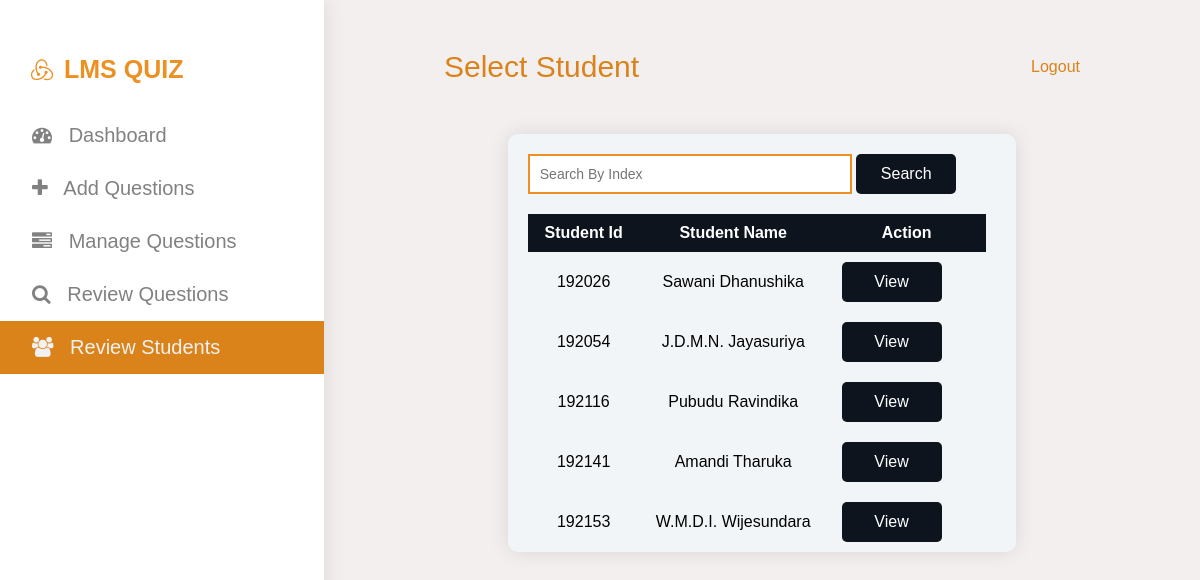
Before: /admin/review_students.php (signed in) with the older database file.
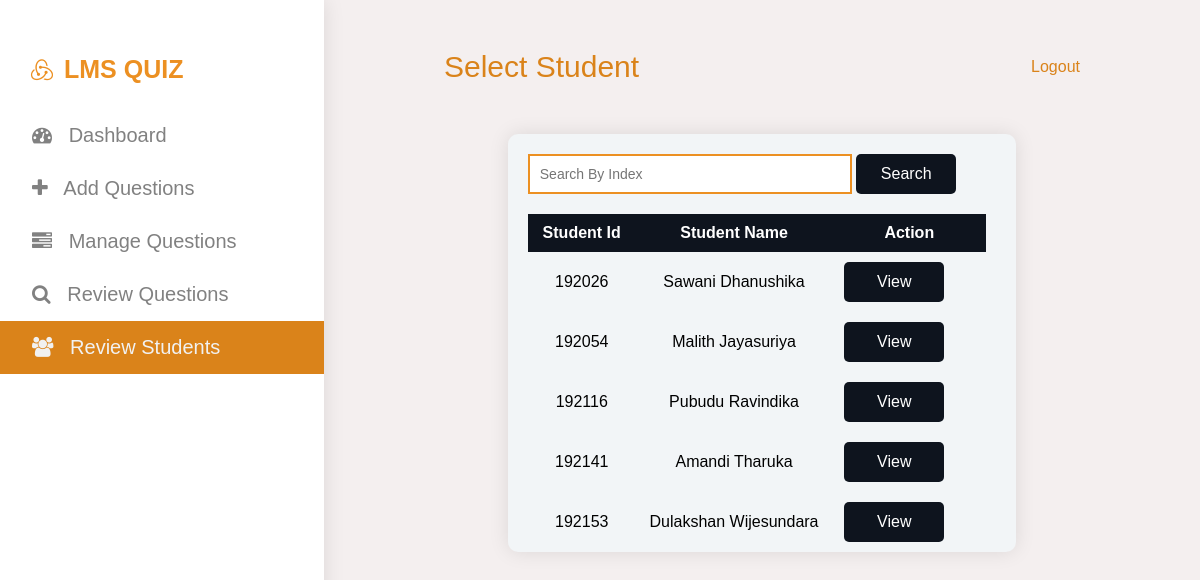
After: the same page with the newer database file.
### tables this page shows
CREATE TABLE `student_table` (
  `student_id` int(11) NOT NULL,
  `student_name` varchar(100) NOT NULL,
  `student_password` varchar(100) NOT NULL
);

### admin/review_students.php (the view, shortened to what this page needs)
<?php
require("../db_config/db_config.php");
?>
<!DOCTYPE html>
<html lang="en">
<head>
    <link rel="stylesheet" href="styles/review_students.css">
    <link rel="stylesheet" href="https://cdnjs.cloudflare.com/ajax/libs/font-awesome/4.7.0/css/font-awesome.min.css">
    <link rel="stylesheet" href="https://cdn.jsdelivr.net/npm/boxicons@latest/css/boxicons.min.css">
</head>
<body>
    <div class="container">
        <?php include "./components/sidebar.php" ?>
        <div class="main">
            <div class="col-div-6">
                <span style="font-size: 30px; cursor: pointer; color: #da831a;" class="nav">Select Student</span>
                <a style="color: #da831a; text-decoration: none; margin-top: 8px;" href="logout.php">Logout</a>
            </div>
            <div class="sub-container">
                <div class="add">
                    <div class="questions">
                        <div class="content">
                            <div class="search">
                                <input type="text" placeholder="Search By Index">
                                <button class="btn">Search</button>
                            </div>
                            <table>
                                <thead>
                                    <th>Student Id</th>
                                    <th>Student Name</th>
                                    <th>Action</th>
                                </thead>
                                <tbody>
                                    <?php
                                        $sql = "SELECT * FROM `student_table`";
                                        $result = mysqli_query($conn, $sql);
                                        if (mysqli_num_rows($result) > 0) {
                                          while($row = mysqli_fetch_assoc($result)) {
                                            echo '
                                                <tr>
                                                    <td>'.$row["student_id"].'</td>
                                                    <td>'.$row["student_name"].'</td>
                                                    <td><button class="btn">View</button></td>
                                                </tr>
                                            ';
                                          }
                                        } else {
                                          echo "0 results";
                                        }
                                    ?>
                                </tbody>
                            </table>
                        </div>
                    </div>
                </div>
            </div>
        </div>
</body>
</html>

Changed rows visible on the page:
changed student_table id 192054: student_name "J.D.M.N. Jayasuriya" → "Malith Jayasuriya"
changed student_table id 192153: student_name "W.M.D.I. Wijesundara" → "Dulakshan Wijesundara"
